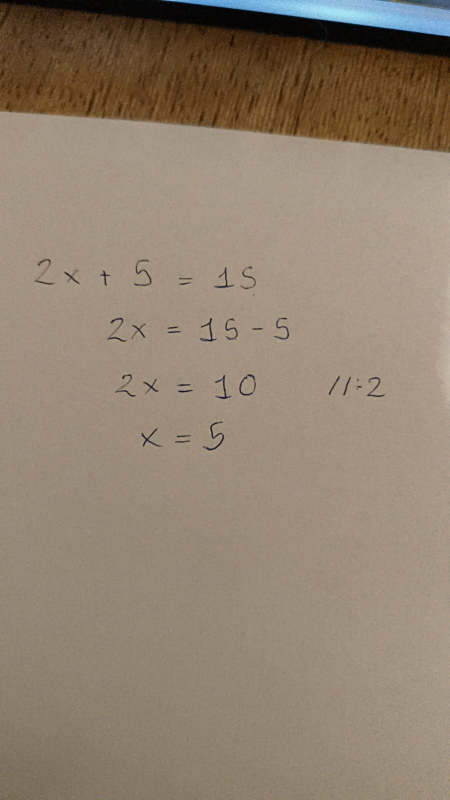
#> input picture ecuCom.jpeg, 899 x 1599 px (shown at 1/2 size); its folder holds only this picture in this run
$ python -i preprocess.py   (imports and definitions only)
#> lines starting #> are read from the running program, lines starting #| are printed output that depends on the picture; after the words box and inside, x2 and y2 are one past the last pixel; in counts of white or black regions, pixels touching at a corner belong together
import cv2
import numpy as np
import os

# ===============================
# CONFIGURACIÓN
# ===============================
FINAL_SIZE = 64
THRESH_BLOCK_SIZE = 11
THRESH_C = 2

CLASS_MAP = {
    '0': '0', '1': '1', '2': '2', '3': '3', '4': '4',
    '5': '5', '6': '6', '7': '7', '8': '8', '9': '9',

    'plus': '+',
    'minus': '-',
    'times': '*',
    'divide': '/',
    'equals': '=',

    'parentesisA': '(',
    'parentesisC': ')',

    'x': 'x',
    'y': 'y',
    'z': 'z'
}

# ===============================
def preprocess_image(image_path):
#> called with image_path = 'ecuCom.jpeg'
    img = cv2.imread(image_path, cv2.IMREAD_GRAYSCALE)
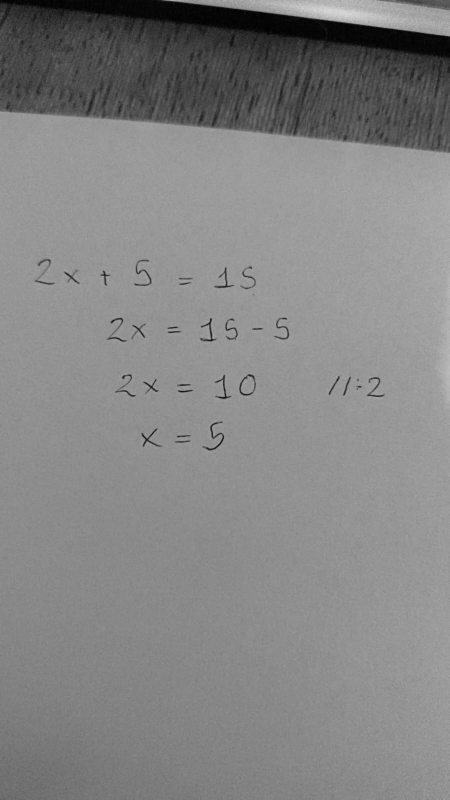
#> img: shape (1599, 899) (shown at 1/2 size); min 0, max 221, mean 132.3
    if img is None:
        raise ValueError(f"No se pudo cargar {image_path}")

    # 1. Blur suave (clave para cuaderno)
    img = cv2.GaussianBlur(img, (5,5), 0)

    # 2. Eliminar líneas horizontales del cuaderno
    kernel_h = cv2.getStructuringElement(cv2.MORPH_RECT, (40,1))
    lines = cv2.morphologyEx(img, cv2.MORPH_OPEN, kernel_h)
    img = cv2.subtract(img, lines)
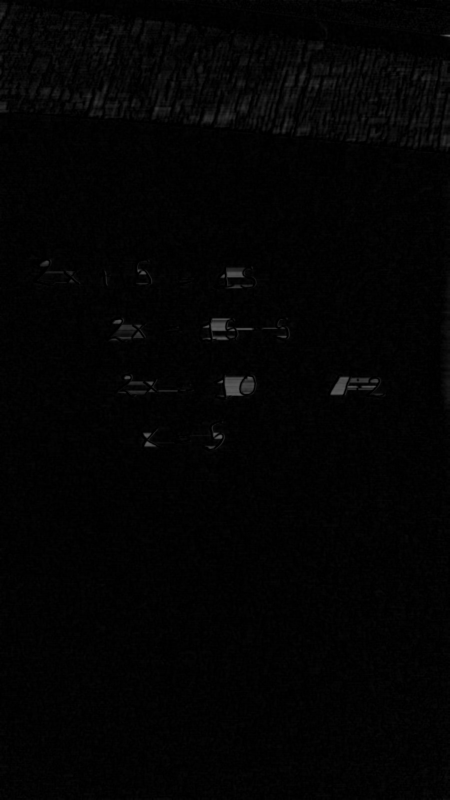
#> img: shape (1599, 899) (shown at 1/2 size); min 0, max 103, mean 3.3

    # 3. Normalizar fondo
    if np.mean(img) > 127:
        img = cv2.bitwise_not(img)

    # 4. Binarización adaptativa (ajustada)
    img = cv2.adaptiveThreshold(
        img, 255,
        cv2.ADAPTIVE_THRESH_GAUSSIAN_C,
        cv2.THRESH_BINARY,
        15, 3
    )
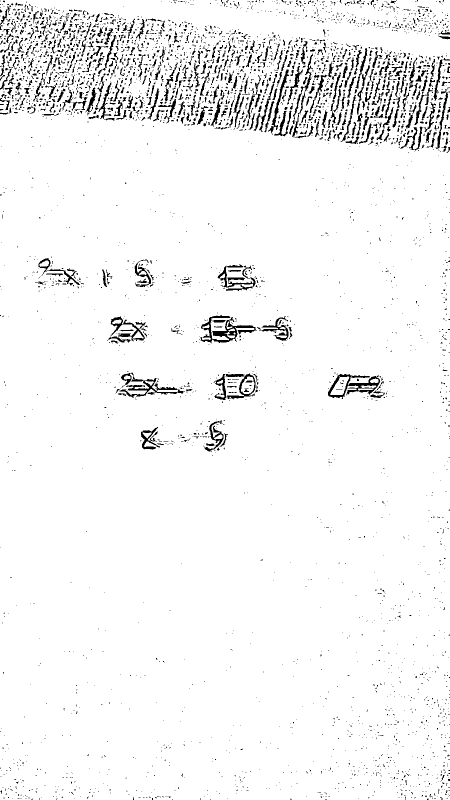
#> img: shape (1599, 899) (shown at 1/2 size); 95.5% white; 3953 black regions (3398 under 20 px), largest, box (x1, y1, x2, y2) and area: (401, 630, 514, 687) 1879, (656, 748, 760, 798) 1594, (239, 745, 370, 795) 1586

    # 5. Limpieza de ruido
    kernel = np.ones((3,3), np.uint8)
    img = cv2.morphologyEx(img, cv2.MORPH_OPEN, kernel)
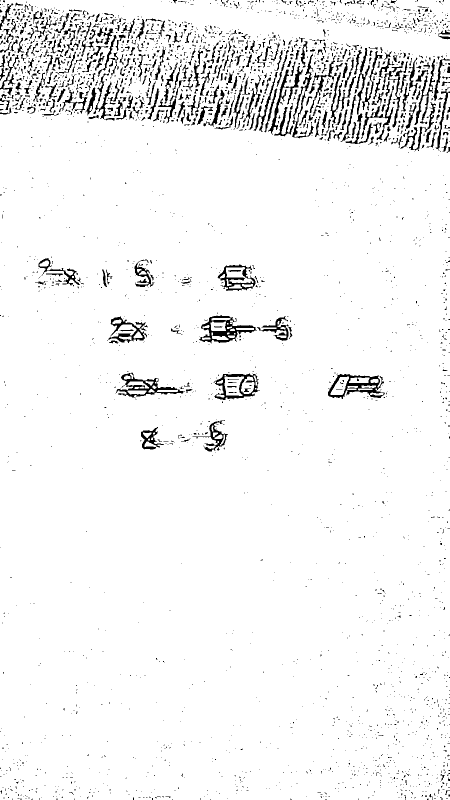
#> img: shape (1599, 899) (shown at 1/2 size); 95.1% white; 2915 black regions (2462 under 20 px), largest, box (x1, y1, x2, y2) and area: (398, 630, 514, 687) 2148, (656, 748, 770, 798) 1994, (231, 745, 370, 795) 1828

    # 6. Bounding box
    coords = cv2.findNonZero(img)
#> coords = contour of 1366814 points, box (x1, y1, x2, y2) (0, 0, 899, 1599), area 864
    if coords is None:
        return np.zeros((FINAL_SIZE, FINAL_SIZE), dtype=np.float32)

    x, y, w, h = cv2.boundingRect(coords)
#> x = 0; y = 0; w = 899; h = 1599
    symbol = img[y:y+h, x:x+w]

    # 7. Padding cuadrado
    size = max(w, h)
#> size = 1599
    canvas = np.zeros((size, size), dtype=np.uint8)
    canvas[
        (size-h)//2:(size-h)//2+h,
        (size-w)//2:(size-w)//2+w
    ] = symbol
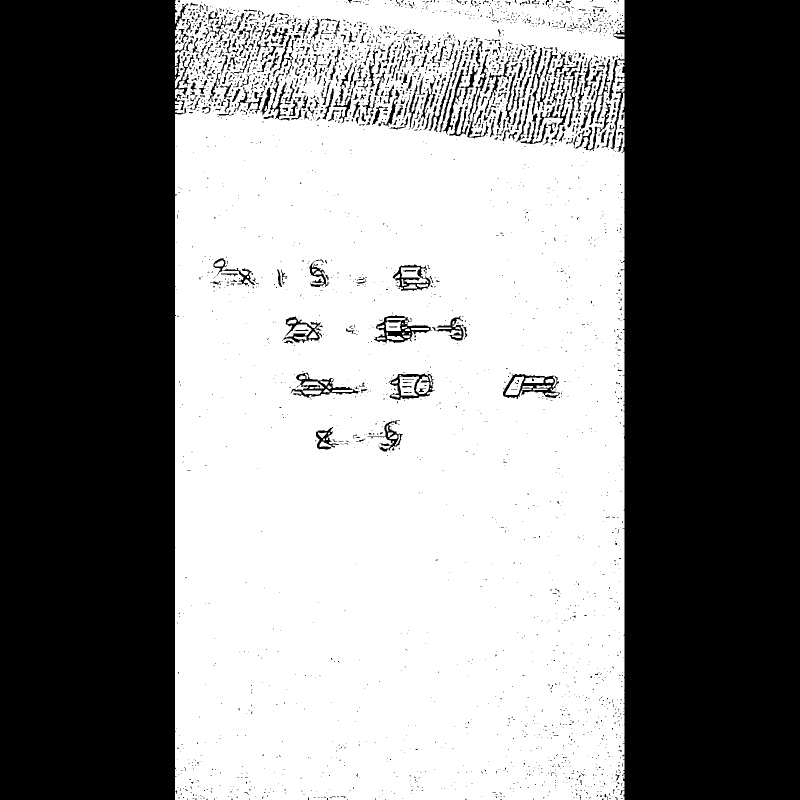
#> canvas: shape (1599, 1599) (shown at 1/2 size); 53.5% white; 2841 black regions (2405 under 20 px), largest, box (x1, y1, x2, y2) and area: (1217, 0, 1599, 1599) 561244, (0, 0, 381, 1599) 561107, (748, 630, 864, 687) 2148

    # 8. Resize final
    final_img = cv2.resize(canvas, (FINAL_SIZE, FINAL_SIZE),
                            interpolation=cv2.INTER_AREA)
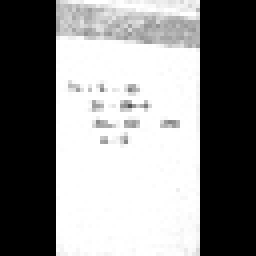
#> final_img: shape (64, 64) (shown 4 times larger); min 0, max 255, mean 136.3

    return final_img.astype(np.float32) / 255.0


# ===============================
def preprocess_dataset(input_dir, output_dir):
    os.makedirs(output_dir, exist_ok=True)

    # Crear carpetas de salida
    for folder in CLASS_MAP.keys():
        os.makedirs(os.path.join(output_dir, folder), exist_ok=True)

    for folder in CLASS_MAP.keys():
        input_folder = os.path.join(input_dir, folder)
        output_folder = os.path.join(output_dir, folder)

        if not os.path.exists(input_folder):
            print(f"⚠️ Carpeta faltante: {folder}")
            continue

        for file in os.listdir(input_folder):
            if not file.lower().endswith(('.png', '.jpg', '.jpeg')):
                continue

            input_path = os.path.join(input_folder, file)

            try:
                processed = preprocess_image(input_path)
                output_path = os.path.join(
                    output_folder,
                    os.path.splitext(file)[0] + ".png"
                )
                cv2.imwrite(output_path, (processed * 255).astype(np.uint8))
            except Exception as e:
                print(f"❌ Error en {input_path}: {e}")

    print("✅ Preprocesamiento COMPLETO")

# ===============================
# [2 lines not run here, left out]

>>> result = preprocess_image('ecuCom.jpeg')
